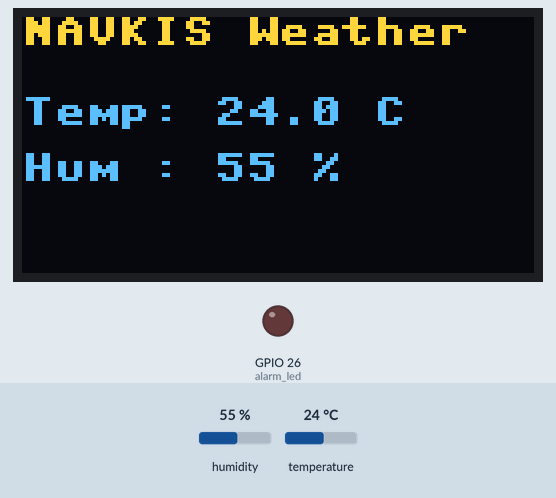
This program was run on a simulated ESP32 board running MicroPython. Shown: 128×64 one-colour display, output pins drawn as LEDs (lit = HIGH). Wiring (from the project's diagram.json): DHT22 sensor on GPIO 15, red LED on GPIO 26. The test bench sets the inputs (shaded band); at power-on: temperature 24 °C, humidity 55 %. The OLED is the two-colour kind (top 16 rows yellow); library files of the repository ran but are not shown: ssd1306.py; what the program prints to the serial console is not drawn.

Above: at 1.2 s.
1.3 s: temperature set to 34.6 °C
At 2.4 s:
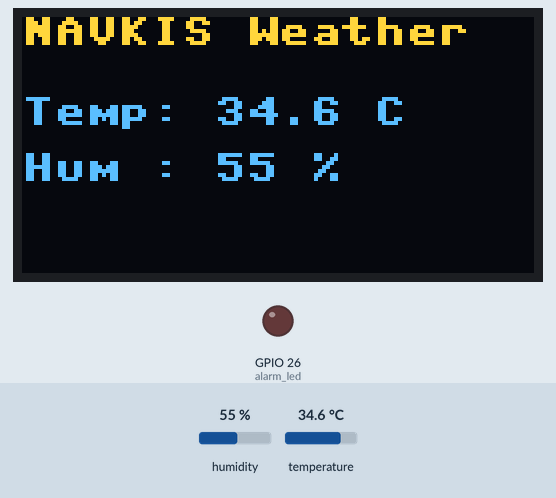
4.0 s: temperature set to 35.5 °C
At 4.5 s:
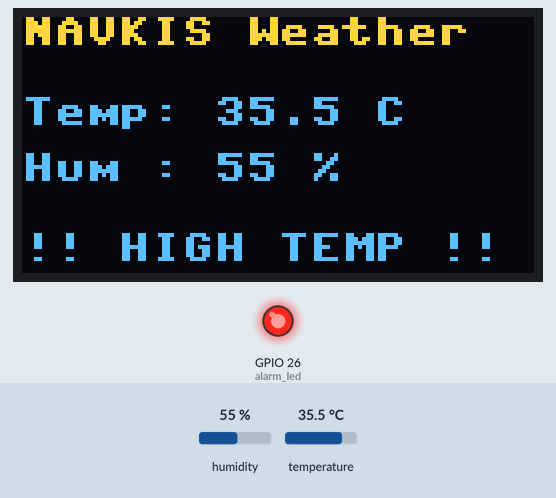
6.7 s: humidity set to 22 %
At 8.6 s:
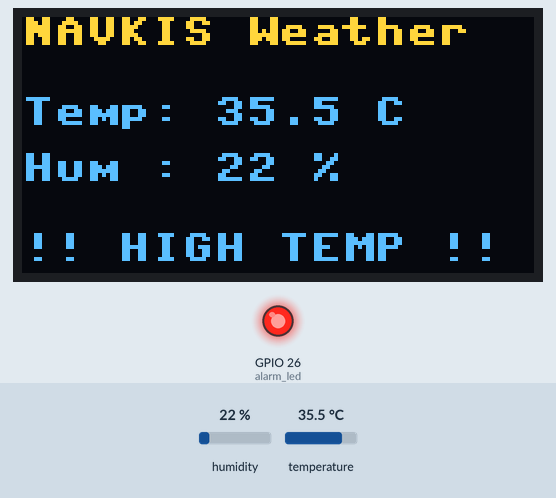
9.7 s: humidity set to 40 %
At 10.7 s:
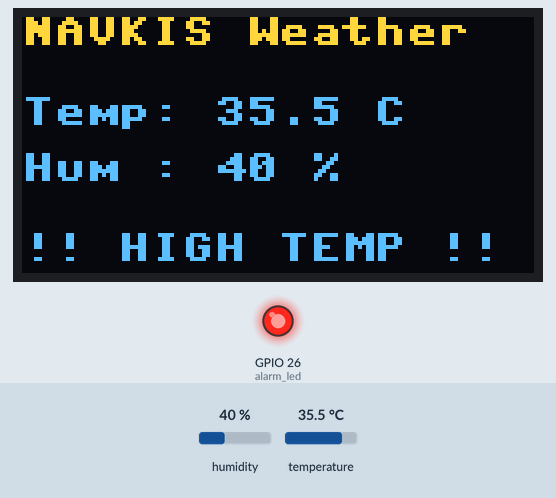
Timing chart, 0 to 12.7 s (numbered marks = the images above; inputs shaded):
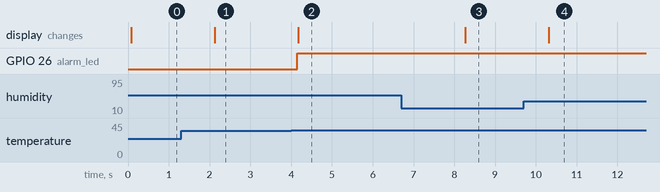

The program:

main.py
```python
# Lab 4 - Sensor + Display over I2C
# DHT22 data -> GPIO 15, SSD1306 OLED on I2C (SDA = GPIO 21, SCL = GPIO 22),
# alarm LED on GPIO 26 switches on above TEMP_ALARM.
# Needs a second file in the project: ssd1306.py (the OLED driver).
from machine import Pin, SoftI2C
import dht
import ssd1306
import time

TEMP_ALARM = 35.0                       # degrees C
sensor = dht.DHT22(Pin(15))
alarm_led = Pin(26, Pin.OUT)
i2c = SoftI2C(scl=Pin(22), sda=Pin(21))
print("I2C devices found:", [hex(a) for a in i2c.scan()])   # expect ['0x3c']
oled = ssd1306.SSD1306_I2C(128, 64, i2c)                    # address 0x3C

while True:
    try:
        sensor.measure()
    except OSError as e:
        print("DHT error:", e)
        time.sleep(2)
        continue
    t = sensor.temperature()
    h = sensor.humidity()
    alarm = t > TEMP_ALARM
    alarm_led.value(alarm)
    print("temp:%.1f hum:%.1f alarm:%d" % (t, h, alarm))

    oled.fill(0)
    oled.text("NAVKIS Weather", 0, 0)
    oled.text("Temp: %.1f C" % t, 0, 20)
    oled.text("Hum : %.0f %%" % h, 0, 34)
    if alarm:
        oled.text("!! HIGH TEMP !!", 0, 54)
    oled.show()
    time.sleep(2)                       # DHT22 can be read at most every 2 s
```

Measured:
- the behaviour switches between 35 and 35.1 °C on temperature (found by bisection; images 1 and 2)
- after the input at 1.3 s, the display: changes after 0.83 s (image 1)
- after the input at 4.0 s, GPIO 26 (alarm_led): LOW → HIGH after 0.15 s; the display: changes after 0.17 s (image 2)
- after the input at 6.7 s, the display: changes after 1.6 s (image 3)
- after the input at 9.7 s, the display: changes after 0.62 s (image 4)
